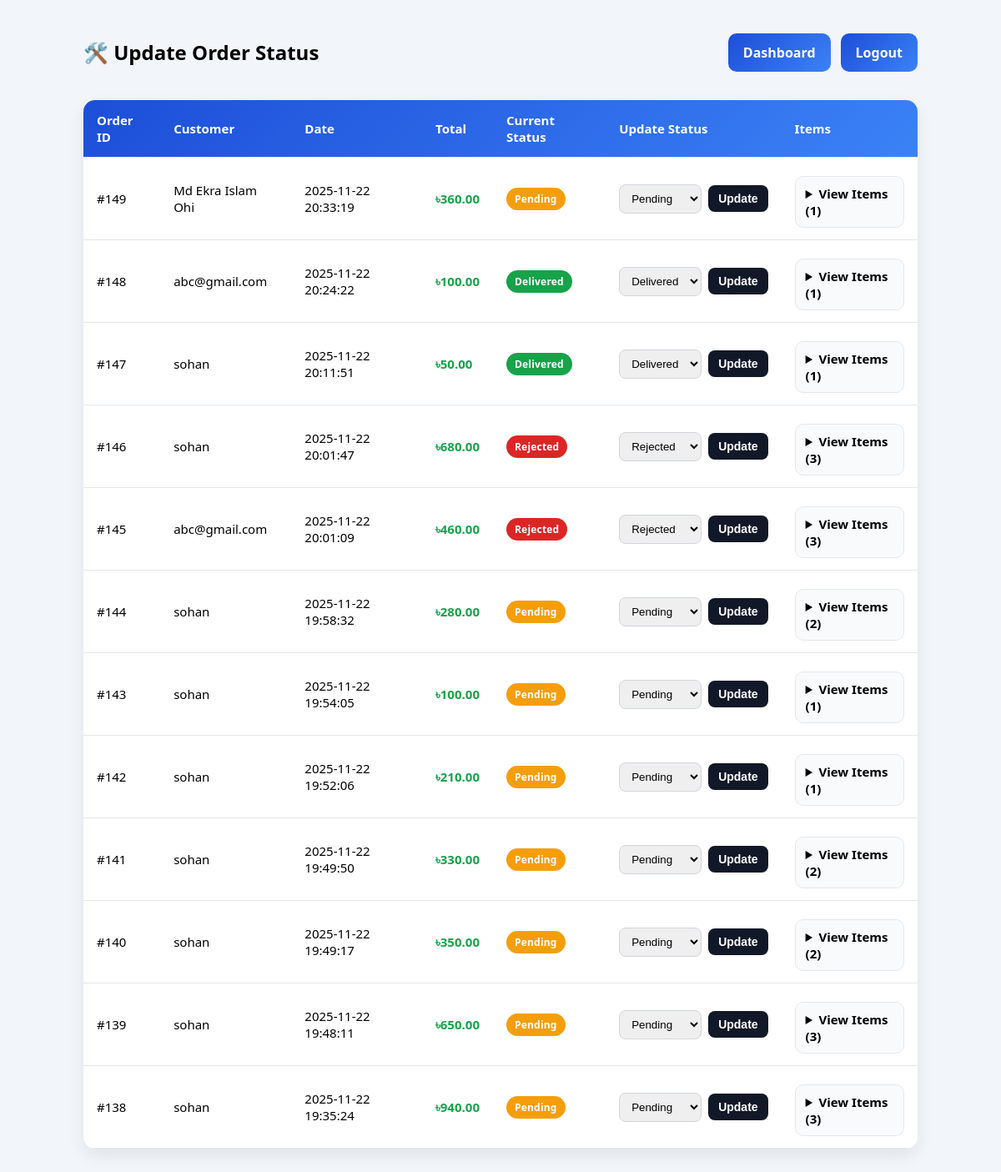
/admin/statusUpdate.php (signed in), run on an earlier commit of the app's database.
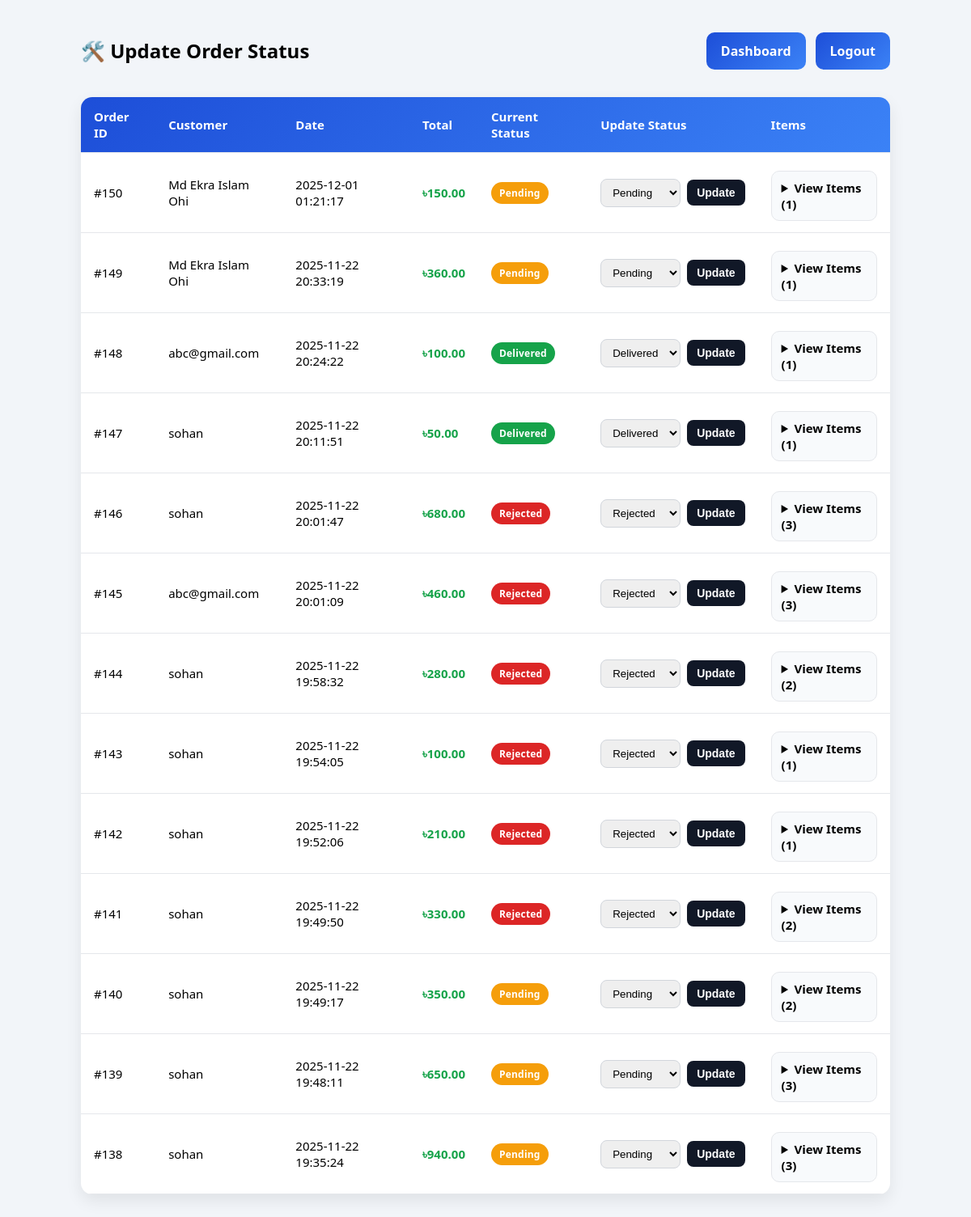
And on a later commit of the database.
### tables this page shows
CREATE TABLE `orders` (
  `order_id` int(11) NOT NULL,
  `customer_id` int(11) DEFAULT NULL,
  `employee_id` int(11) DEFAULT NULL,
  `order_date` datetime NOT NULL,
  `total_amount` decimal(10,2) DEFAULT NULL,
  `order_status` enum('Pending','Delivered','Rejected') NOT NULL DEFAULT 'Pending',
  `status` varchar(20) DEFAULT 'Pending'
);

CREATE TABLE `customers` (
  `customer_id` int(11) NOT NULL,
  `customer_name` varchar(255) NOT NULL,
  `email` varchar(255) DEFAULT NULL,
  `password` varchar(255) NOT NULL,
  `role` enum('admin','user') NOT NULL DEFAULT 'user',
  `phone_number` varchar(20) DEFAULT NULL,
  `address` text DEFAULT NULL,
  `created_at` timestamp NOT NULL DEFAULT current_timestamp(),
  `deleted` enum('0','1') NOT NULL DEFAULT '0'
);

### admin/statusUpdate.php (the view, shortened to what this page needs)
<?php
require_once "../config/db.php";
$stmt = $conn->prepare("
  SELECT
    o.order_id,
    o.order_date,
    o.total_amount,
    o.order_status,
    o.customer_id,
    c.customer_name
  FROM orders o
  JOIN customers c ON o.customer_id = c.customer_id
  WHERE o.status = 'active'
  ORDER BY o.order_id DESC
");
$stmt->execute();
$orders = $stmt->get_result();
?>
<!DOCTYPE html>
<html>
<head>
  <link rel="stylesheet" href="../assets/style.css">
</head>
<body>
<div class="container">
  <div class="header-row">
    <h2>🛠️ Update Order Status</h2>
    <div class="nav">
      <a class="btn" href="dashboard.php">Dashboard</a>
      <a class="btn" href="../auth/logout.php">Logout</a>
    </div>
  </div>
  <div class="table-wrap">
    <table>
      <thead>
        <tr>
          <th>Order ID</th>
          <th>Customer</th>
          <th>Date</th>
          <th>Total</th>
          <th>Current Status</th>
          <th>Update Status</th>
          <th>Items</th>
        </tr>
      </thead>
      <tbody>
        <?php if ($orders->num_rows > 0): ?>
          <?php while($order = $orders->fetch_assoc()): ?>
            <?php
              $status = strtolower($order["order_status"]);
              $badgeClass = "badge-pending";
              if ($status === "delivered") $badgeClass = "badge-delivered";
              if ($status === "rejected") $badgeClass = "badge-rejected";
              $itemStmt = $conn->prepare("
                SELECT oi.quantity, oi.unit_price, p.product_name
                FROM order_items oi
                JOIN products p ON oi.product_id = p.product_id
                WHERE oi.order_id = ?
              ");
              $itemStmt->bind_param("i", $order["order_id"]);
              $itemStmt->execute();
              $items = $itemStmt->get_result();
              $itemCount = $items->num_rows;
            ?>
            <tr>
              <td>#<?= $order["order_id"] ?></td>
              <td><?= htmlspecialchars($order["customer_name"]) ?></td>
              <td><?= htmlspecialchars($order["order_date"]) ?></td>
              <td class="price">৳<?= number_format($order["total_amount"],2) ?></td>
              <td>
                <span class="badge <?= $badgeClass ?>">
                  <?= htmlspecialchars($order["order_status"]) ?>
                </span>
              </td>
              <td>
                <form method="POST" action="update_order_status.php" style="display:flex;gap:8px;align-items:center;">
                  <select name="order_status" required>
                    <option value="Pending"   <?= $status==="pending"?"selected":"" ?>>Pending</option>
                    <option value="Delivered" <?= $status==="delivered"?"selected":"" ?>>Delivered</option>
                    <option value="Rejected"  <?= $status==="rejected"?"selected":"" ?>>Rejected</option>
                  </select>
                  <button class="btn-sm" type="submit">Update</button>
                </form>
              </td>
              <td>
                <details>
                  <summary>View Items (<?= $itemCount ?>)</summary>
                </details>
              </td>
            </tr>
          <?php endwhile; ?>
        <?php endif; ?>
      </tbody>
    </table>
  </div>
</div>
</body>
</html>

What changed in the data, as far as the page shows it:
added orders: order_id "150", customer.customer_name "Md Ekra Islam Ohi", order_date "2025-12-01 01:21:17", total_amount "150.00", order_status "Pending", itemCount "1"
changed orders id 144: order_status "Pending" → "Rejected"
changed orders id 143: order_status "Pending" → "Rejected"
changed orders id 142: order_status "Pending" → "Rejected"
changed orders id 141: order_status "Pending" → "Rejected"
